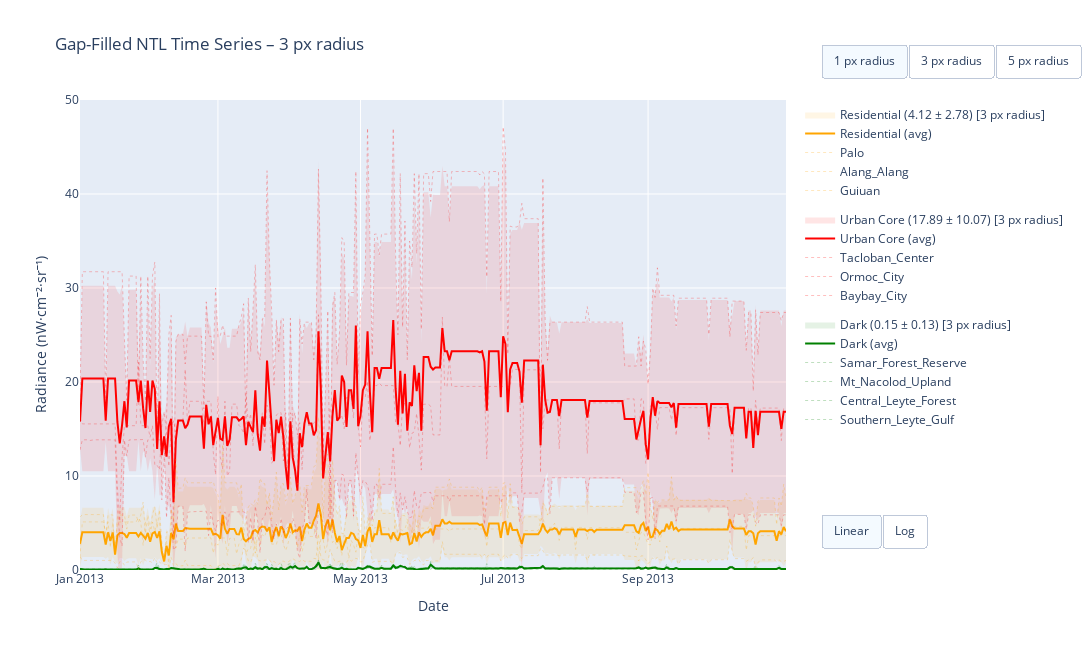

The cell this chart's notebook holds for it:
### Code cell
# Prep
df['date'] = pd.to_datetime(df['date'])
df = df.sort_values(['date', 'location'])

# Define POIs and groups
poi_data = [
    {'name': 'Tacloban_Center',       'group': 'Urban Core'},
    {'name': 'Ormoc_City',            'group': 'Urban Core'},
    {'name': 'Baybay_City',           'group': 'Urban Core'},
    {'name': 'Palo',                  'group': 'Residential'},
    {'name': 'Alang_Alang',           'group': 'Residential'},
    {'name': 'Guiuan',                'group': 'Residential'},
    {'name': 'Samar_Forest_Reserve',  'group': 'Dark'},
    {'name': 'Mt_Nacolod_Upland',     'group': 'Dark'},
    {'name': 'Central_Leyte_Forest',  'group': 'Dark'},
    {'name': 'Southern_Leyte_Gulf',   'group': 'Dark'},
]
group_map = {poi['name']: poi['group'] for poi in poi_data}
df['group'] = df['location'].map(group_map)

# Label map
extent_label_map = {
    '1x1': '1 px radius',
    '3x3': '3 px radius',
    '5x5': '5 px radius'
}

# Colors
group_colors = {
    'Urban Core': 'red',
    'Residential': 'orange',
    'Dark': 'green'
}
group_fill = {
    'Urban Core': 'rgba(255,0,0,0.1)',
    'Residential': 'rgba(255,165,0,0.1)',
    'Dark': 'rgba(0,128,0,0.1)'
}

# Init
fig = make_subplots(rows=1, cols=1)
visibility_map = {'1x1': [], '3x3': [], '5x5': []}

# Build traces per extent
for extent in ['1x1', '3x3', '5x5']:
    df_e = df[df['extent'] == extent]
    if df_e.empty:
        continue

    # Compute group mean ± std
    group_stats = df_e.groupby(['date', 'group'])['Gap_mean'].agg(['mean', 'std']).reset_index()
    group_stats.rename(columns={'mean': 'group_mean', 'std': 'group_std'}, inplace=True)

    for group in df_e['group'].unique():
        gdf = group_stats[group_stats['group'] == group]
        color = group_colors[group]

        # Overall mean ± std for legend
        overall_mean = df_e[df_e['group'] == group]['Gap_mean'].mean()
        overall_std = df_e[df_e['group'] == group]['Gap_mean'].std()
        extent_label = extent_label_map[extent]
        legend_name = f"{group} ({overall_mean:.2f} ± {overall_std:.2f})"

        # STD shaded fill
        fig.add_trace(go.Scatter(
            x=pd.concat([gdf['date'], gdf['date'][::-1]]),
            y=pd.concat([gdf['group_mean'] + gdf['group_std'],
                         (gdf['group_mean'] - gdf['group_std'])[::-1]]),
            fill='toself',
            fillcolor=group_fill[group],
            line=dict(color='rgba(255,255,255,0)'),
            name=f"{group} ({overall_mean:.2f} ± {overall_std:.2f}) [{extent_label}]",
            legendgroup=f'{extent}_{group}',
            showlegend=True,
            visible=(extent == '3x3')
        ))
        visibility_map[extent].append(len(fig.data) - 1)

        # Mean line
        fig.add_trace(go.Scatter(
            x=gdf['date'],
            y=gdf['group_mean'],
            mode='lines',
            name = f"{group} (avg)",
            line=dict(color=color, width=2),
            legendgroup=f'{extent}_{group}',
            showlegend=True,
            visible=(extent == '3x3')
        ))
        visibility_map[extent].append(len(fig.data) - 1)

    # Add faint POIs
    for poi in poi_data:
        loc = poi['name']
        group = poi['group']
        color = group_colors[group]
        df_loc = df_e[df_e['location'] == loc]
        if df_loc.empty:
            continue
        fig.add_trace(go.Scatter(
            x=df_loc['date'],
            y=df_loc['Gap_mean'],
            mode='lines',
            name=f'{loc}',
            line=dict(color=color, width=1, dash='dot'),
            opacity=0.25,
            legendgroup=f'{extent}_{group}',
            showlegend=True,
            visible=(extent == '3x3')
        ))
        visibility_map[extent].append(len(fig.data) - 1)

# Buttons for extent toggle (updates visibility + title)
extent_buttons = []
for extent in ['1x1', '3x3', '5x5']:
    vis = [False] * len(fig.data)
    for i in visibility_map[extent]:
        vis[i] = True
    extent_buttons.append(dict(
        label=extent_label_map[extent],
        method="update",
        args=[
            {"visible": vis},
            {
                "title": f"Gap-Filled NTL Time Series – {extent_label_map[extent]}",
                "yaxis.range": [0, 50],
                "yaxis.title": "Radiance (nW·cm⁻²·sr⁻¹)",
                "xaxis.title": "Date"
            }
        ]
    ))

# Y-axis scale buttons
scale_buttons = [
    dict(label="Linear", method="relayout", args=[{"yaxis.type": "linear"}]),
    dict(label="Log", method="relayout", args=[{"yaxis.type": "log"}])
]

# Final layout
fig.update_layout(
    title=f"Gap-Filled NTL Time Series – {extent_label_map['3x3']}",
    xaxis_title="Date",
    yaxis_title="Radiance (nW·cm⁻²·sr⁻¹)",
    yaxis=dict(range=[0, 50]),
    height=650,
    width=1200,
    paper_bgcolor='rgba(0,0,0,0)', # transparent background 
    # plot_bgcolor='rgba(0,0,0,0)', # transparent plot area,    
    updatemenus=[
        dict(
            type="buttons",
            direction="right",
            buttons=extent_buttons,
            showactive=True,
            x=1.05, y=1.12,
            xanchor="left", yanchor="top"
        ),
        dict(
            type="buttons",
            direction="right",
            buttons=scale_buttons,
            showactive=True,
            x=1.05, y=0.12,
            xanchor="left", yanchor="top"
        )
    ]
)
# fig.write_image("../Images/POI_NTL_per_pixel_radius.png", scale=2)
fig.show()

### Figure 1 — Plotly figure (JSON) as saved in the notebook; plotly's stock layout.template omitted (floating-point values rounded to 4 significant figures; data arrays with more than 128 entries replaced by an {"elided": "..."} marker saying what was removed)
{"data": [{"fill": "toself", "fillcolor": "rgba(255,165,0,0.1)", "legendgroup": "1x1_Residential", "line": {"color": "rgba(255,255,255,0)"}, "name": "Residential (5.46 ± 3.25) [1 px radius]", "showlegend": true, "type": "scatter", "visible": false, "x": {"elided": "606 str values"}, "y": {"elided": "606 float values"}}, {"legendgroup": "1x1_Residential", "line": {"color": "orange", "width": 2}, "mode": "lines", "name": "Residential (avg)", "showlegend": true, "type": "scatter", "visible": false, "x": {"elided": "303 str values"}, "y": {"elided": "303 float values"}}, {"fill": "toself", "fillcolor": "rgba(255,0,0,0.1)", "legendgroup": "1x1_Urban Core", "line": {"color": "rgba(255,255,255,0)"}, "name": "Urban Core (21.12 ± 11.60) [1 px radius]", "showlegend": true, "type": "scatter", "visible": false, "x": {"elided": "606 str values"}, "y": {"elided": "606 float values"}}, {"legendgroup": "1x1_Urban Core", "line": {"color": "red", "width": 2}, "mode": "lines", "name": "Urban Core (avg)", "showlegend": true, "type": "scatter", "visible": false, "x": {"elided": "303 str values"}, "y": {"elided": "303 float values"}}, {"fill": "toself", "fillcolor": "rgba(0,128,0,0.1)", "legendgroup": "1x1_Dark", "line": {"color": "rgba(255,255,255,0)"}, "name": "Dark (0.15 ± 0.15) [1 px radius]", "showlegend": true, "type": "scatter", "visible": false, "x": {"elided": "606 str values"}, "y": {"elided": "606 float values"}}, {"legendgroup": "1x1_Dark", "line": {"color": "green", "width": 2}, "mode": "lines", "name": "Dark (avg)", "showlegend": true, "type": "scatter", "visible": false, "x": {"elided": "303 str values"}, "y": {"elided": "303 float values"}}, {"legendgroup": "1x1_Urban Core", "line": {"color": "red", "dash": "dot", "width": 1}, "mode": "lines", "name": "Tacloban_Center", "opacity": 0.25, "showlegend": true, "type": "scatter", "visible": false, "x": {"elided": "303 str values"}, "y": {"elided": "303 float values"}}, {"legendgroup": "1x1_Urban Core", "line": {"color": "red", "dash": "dot", "width": 1}, "mode": "lines", "name": "Ormoc_City", "opacity": 0.25, "showlegend": true, "type": "scatter", "visible": false, "x": {"elided": "303 str values"}, "y": {"elided": "303 float values"}}, {"legendgroup": "1x1_Urban Core", "line": {"color": "red", "dash": "dot", "width": 1}, "mode": "lines", "name": "Baybay_City", "opacity": 0.25, "showlegend": true, "type": "scatter", "visible": false, "x": {"elided": "303 str values"}, "y": {"elided": "303 float values"}}, {"legendgroup": "1x1_Residential", "line": {"color": "orange", "dash": "dot", "width": 1}, "mode": "lines", "name": "Palo", "opacity": 0.25, "showlegend": true, "type": "scatter", "visible": false, "x": {"elided": "303 str values"}, "y": {"elided": "303 float values"}}, {"legendgroup": "1x1_Residential", "line": {"color": "orange", "dash": "dot", "width": 1}, "mode": "lines", "name": "Alang_Alang", "opacity": 0.25, "showlegend": true, "type": "scatter", "visible": false, "x": {"elided": "303 str values"}, "y": {"elided": "303 float values"}}, {"legendgroup": "1x1_Residential", "line": {"color": "orange", "dash": "dot", "width": 1}, "mode": "lines", "name": "Guiuan", "opacity": 0.25, "showlegend": true, "type": "scatter", "visible": false, "x": {"elided": "303 str values"}, "y": {"elided": "303 float values"}}, {"legendgroup": "1x1_Dark", "line": {"color": "green", "dash": "dot", "width": 1}, "mode": "lines", "name": "Samar_Forest_Reserve", "opacity": 0.25, "showlegend": true, "type": "scatter", "visible": false, "x": {"elided": "303 str values"}, "y": {"elided": "303 float values"}}, {"legendgroup": "1x1_Dark", "line": {"color": "green", "dash": "dot", "width": 1}, "mode": "lines", "name": "Mt_Nacolod_Upland", "opacity": 0.25, "showlegend": true, "type": "scatter", "visible": false, "x": {"elided": "303 str values"}, "y": {"elided": "303 float values"}}, {"legendgroup": "1x1_Dark", "line": {"color": "green", "dash": "dot", "width": 1}, "mode": "lines", "name": "Central_Leyte_Forest", "opacity": 0.25, "showlegend": true, "type": "scatter", "visible": false, "x": {"elided": "303 str values"}, "y": {"elided": "303 float values"}}, {"legendgroup": "1x1_Dark", "line": {"color": "green", "dash": "dot", "width": 1}, "mode": "lines", "name": "Southern_Leyte_Gulf", "opacity": 0.25, "showlegend": true, "type": "scatter", "visible": false, "x": {"elided": "303 str values"}, "y": {"elided": "303 float values"}}, {"fill": "toself", "fillcolor": "rgba(255,165,0,0.1)", "legendgroup": "3x3_Residential", "line": {"color": "rgba(255,255,255,0)"}, "name": "Residential (4.12 ± 2.78) [3 px radius]", "showlegend": true, "type": "scatter", "visible": true, "x": {"elided": "606 str values"}, "y": {"elided": "606 float values"}}, {"legendgroup": "3x3_Residential", "line": {"color": "orange", "width": 2}, "mode": "lines", "name": "Residential (avg)", "showlegend": true, "type": "scatter", "visible": true, "x": {"elided": "303 str values"}, "y": {"elided": "303 float values"}}, {"fill": "toself", "fillcolor": "rgba(255,0,0,0.1)", "legendgroup": "3x3_Urban Core", "line": {"color": "rgba(255,255,255,0)"}, "name": "Urban Core (17.89 ± 10.07) [3 px radius]", "showlegend": true, "type": "scatter", "visible": true, "x": {"elided": "606 str values"}, "y": {"elided": "606 float values"}}, {"legendgroup": "3x3_Urban Core", "line": {"color": "red", "width": 2}, "mode": "lines", "name": "Urban Core (avg)", "showlegend": true, "type": "scatter", "visible": true, "x": {"elided": "303 str values"}, "y": {"elided": "303 float values"}}, {"fill": "toself", "fillcolor": "rgba(0,128,0,0.1)", "legendgroup": "3x3_Dark", "line": {"color": "rgba(255,255,255,0)"}, "name": "Dark (0.15 ± 0.13) [3 px radius]", "showlegend": true, "type": "scatter", "visible": true, "x": {"elided": "606 str values"}, "y": {"elided": "606 float values"}}, {"legendgroup": "3x3_Dark", "line": {"color": "green", "width": 2}, "mode": "lines", "name": "Dark (avg)", "showlegend": true, "type": "scatter", "visible": true, "x": {"elided": "303 str values"}, "y": {"elided": "303 float values"}}, {"legendgroup": "3x3_Urban Core", "line": {"color": "red", "dash": "dot", "width": 1}, "mode": "lines", "name": "Tacloban_Center", "opacity": 0.25, "showlegend": true, "type": "scatter", "visible": true, "x": {"elided": "303 str values"}, "y": {"elided": "303 float values"}}, {"legendgroup": "3x3_Urban Core", "line": {"color": "red", "dash": "dot", "width": 1}, "mode": "lines", "name": "Ormoc_City", "opacity": 0.25, "showlegend": true, "type": "scatter", "visible": true, "x": {"elided": "303 str values"}, "y": {"elided": "303 float values"}}, {"legendgroup": "3x3_Urban Core", "line": {"color": "red", "dash": "dot", "width": 1}, "mode": "lines", "name": "Baybay_City", "opacity": 0.25, "showlegend": true, "type": "scatter", "visible": true, "x": {"elided": "303 str values"}, "y": {"elided": "303 float values"}}, {"legendgroup": "3x3_Residential", "line": {"color": "orange", "dash": "dot", "width": 1}, "mode": "lines", "name": "Palo", "opacity": 0.25, "showlegend": true, "type": "scatter", "visible": true, "x": {"elided": "303 str values"}, "y": {"elided": "303 float values"}}, {"legendgroup": "3x3_Residential", "line": {"color": "orange", "dash": "dot", "width": 1}, "mode": "lines", "name": "Alang_Alang", "opacity": 0.25, "showlegend": true, "type": "scatter", "visible": true, "x": {"elided": "303 str values"}, "y": {"elided": "303 float values"}}, {"legendgroup": "3x3_Residential", "line": {"color": "orange", "dash": "dot", "width": 1}, "mode": "lines", "name": "Guiuan", "opacity": 0.25, "showlegend": true, "type": "scatter", "visible": true, "x": {"elided": "303 str values"}, "y": {"elided": "303 float values"}}, {"legendgroup": "3x3_Dark", "line": {"color": "green", "dash": "dot", "width": 1}, "mode": "lines", "name": "Samar_Forest_Reserve", "opacity": 0.25, "showlegend": true, "type": "scatter", "visible": true, "x": {"elided": "303 str values"}, "y": {"elided": "303 float values"}}, {"legendgroup": "3x3_Dark", "line": {"color": "green", "dash": "dot", "width": 1}, "mode": "lines", "name": "Mt_Nacolod_Upland", "opacity": 0.25, "showlegend": true, "type": "scatter", "visible": true, "x": {"elided": "303 str values"}, "y": {"elided": "303 float values"}}, {"legendgroup": "3x3_Dark", "line": {"color": "green", "dash": "dot", "width": 1}, "mode": "lines", "name": "Central_Leyte_Forest", "opacity": 0.25, "showlegend": true, "type": "scatter", "visible": true, "x": {"elided": "303 str values"}, "y": {"elided": "303 float values"}}, {"legendgroup": "3x3_Dark", "line": {"color": "green", "dash": "dot", "width": 1}, "mode": "lines", "name": "Southern_Leyte_Gulf", "opacity": 0.25, "showlegend": true, "type": "scatter", "visible": true, "x": {"elided": "303 str values"}, "y": {"elided": "303 float values"}}, {"fill": "toself", "fillcolor": "rgba(255,165,0,0.1)", "legendgroup": "5x5_Residential", "line": {"color": "rgba(255,255,255,0)"}, "name": "Residential (2.64 ± 1.87) [5 px radius]", "showlegend": true, "type": "scatter", "visible": false, "x": {"elided": "606 str values"}, "y": {"elided": "606 float values"}}, {"legendgroup": "5x5_Residential", "line": {"color": "orange", "width": 2}, "mode": "lines", "name": "Residential (avg)", "showlegend": true, "type": "scatter", "visible": false, "x": {"elided": "303 str values"}, "y": {"elided": "303 float values"}}, {"fill": "toself", "fillcolor": "rgba(255,0,0,0.1)", "legendgroup": "5x5_Urban Core", "line": {"color": "rgba(255,255,255,0)"}, "name": "Urban Core (12.89 ± 8.10) [5 px radius]", "showlegend": true, "type": "scatter", "visible": false, "x": {"elided": "606 str values"}, "y": {"elided": "606 float values"}}, {"legendgroup": "5x5_Urban Core", "line": {"color": "red", "width": 2}, "mode": "lines", "name": "Urban Core (avg)", "showlegend": true, "type": "scatter", "visible": false, "x": {"elided": "303 str values"}, "y": {"elided": "303 float values"}}, {"fill": "toself", "fillcolor": "rgba(0,128,0,0.1)", "legendgroup": "5x5_Dark", "line": {"color": "rgba(255,255,255,0)"}, "name": "Dark (0.15 ± 0.13) [5 px radius]", "showlegend": true, "type": "scatter", "visible": false, "x": {"elided": "606 str values"}, "y": {"elided": "606 float values"}}, {"legendgroup": "5x5_Dark", "line": {"color": "green", "width": 2}, "mode": "lines", "name": "Dark (avg)", "showlegend": true, "type": "scatter", "visible": false, "x": {"elided": "303 str values"}, "y": {"elided": "303 float values"}}, {"legendgroup": "5x5_Urban Core", "line": {"color": "red", "dash": "dot", "width": 1}, "mode": "lines", "name": "Tacloban_Center", "opacity": 0.25, "showlegend": true, "type": "scatter", "visible": false, "x": {"elided": "303 str values"}, "y": {"elided": "303 float values"}}, {"legendgroup": "5x5_Urban Core", "line": {"color": "red", "dash": "dot", "width": 1}, "mode": "lines", "name": "Ormoc_City", "opacity": 0.25, "showlegend": true, "type": "scatter", "visible": false, "x": {"elided": "303 str values"}, "y": {"elided": "303 float values"}}, {"legendgroup": "5x5_Urban Core", "line": {"color": "red", "dash": "dot", "width": 1}, "mode": "lines", "name": "Baybay_City", "opacity": 0.25, "showlegend": true, "type": "scatter", "visible": false, "x": {"elided": "303 str values"}, "y": {"elided": "303 float values"}}, {"legendgroup": "5x5_Residential", "line": {"color": "orange", "dash": "dot", "width": 1}, "mode": "lines", "name": "Palo", "opacity": 0.25, "showlegend": true, "type": "scatter", "visible": false, "x": {"elided": "303 str values"}, "y": {"elided": "303 float values"}}, {"legendgroup": "5x5_Residential", "line": {"color": "orange", "dash": "dot", "width": 1}, "mode": "lines", "name": "Alang_Alang", "opacity": 0.25, "showlegend": true, "type": "scatter", "visible": false, "x": {"elided": "303 str values"}, "y": {"elided": "303 float values"}}, {"legendgroup": "5x5_Residential", "line": {"color": "orange", "dash": "dot", "width": 1}, "mode": "lines", "name": "Guiuan", "opacity": 0.25, "showlegend": true, "type": "scatter", "visible": false, "x": {"elided": "303 str values"}, "y": {"elided": "303 float values"}}, {"legendgroup": "5x5_Dark", "line": {"color": "green", "dash": "dot", "width": 1}, "mode": "lines", "name": "Samar_Forest_Reserve", "opacity": 0.25, "showlegend": true, "type": "scatter", "visible": false, "x": {"elided": "303 str values"}, "y": {"elided": "303 float values"}}, {"legendgroup": "5x5_Dark", "line": {"color": "green", "dash": "dot", "width": 1}, "mode": "lines", "name": "Mt_Nacolod_Upland", "opacity": 0.25, "showlegend": true, "type": "scatter", "visible": false, "x": {"elided": "303 str values"}, "y": {"elided": "303 float values"}}, {"legendgroup": "5x5_Dark", "line": {"color": "green", "dash": "dot", "width": 1}, "mode": "lines", "name": "Central_Leyte_Forest", "opacity": 0.25, "showlegend": true, "type": "scatter", "visible": false, "x": {"elided": "303 str values"}, "y": {"elided": "303 float values"}}, {"legendgroup": "5x5_Dark", "line": {"color": "green", "dash": "dot", "width": 1}, "mode": "lines", "name": "Southern_Leyte_Gulf", "opacity": 0.25, "showlegend": true, "type": "scatter", "visible": false, "x": {"elided": "303 str values"}, "y": {"elided": "303 float values"}}], "layout": {"height": 650, "paper_bgcolor": "rgba(0,0,0,0)", "title": {"text": "Gap-Filled NTL Time Series – 3 px radius"}, "updatemenus": [{"buttons": [{"args": [{"visible": [true, true, true, true, true, true, true, true, true, true, true, true, true, true, true, true, false, false, false, false, false, false, false, false, false, false, false, false, false, false, false, false, false, false, false, false, false, false, false, false, false, false, false, false, false, false, false, false]}, {"title": "Gap-Filled NTL Time Series – 1 px radius", "xaxis.title": "Date", "yaxis.range": [0, 50], "yaxis.title": "Radiance (nW·cm⁻²·sr⁻¹)"}], "label": "1 px radius", "method": "update"}, {"args": [{"visible": [false, false, false, false, false, false, false, false, false, false, false, false, false, false, false, false, true, true, true, true, true, true, true, true, true, true, true, true, true, true, true, true, false, false, false, false, false, false, false, false, false, false, false, false, false, false, false, false]}, {"title": "Gap-Filled NTL Time Series – 3 px radius", "xaxis.title": "Date", "yaxis.range": [0, 50], "yaxis.title": "Radiance (nW·cm⁻²·sr⁻¹)"}], "label": "3 px radius", "method": "update"}, {"args": [{"visible": [false, false, false, false, false, false, false, false, false, false, false, false, false, false, false, false, false, false, false, false, false, false, false, false, false, false, false, false, false, false, false, false, true, true, true, true, true, true, true, true, true, true, true, true, true, true, true, true]}, {"title": "Gap-Filled NTL Time Series – 5 px radius", "xaxis.title": "Date", "yaxis.range": [0, 50], "yaxis.title": "Radiance (nW·cm⁻²·sr⁻¹)"}], "label": "5 px radius", "method": "update"}], "direction": "right", "showactive": true, "type": "buttons", "x": 1.05, "xanchor": "left", "y": 1.12, "yanchor": "top"}, {"buttons": [{"args": [{"yaxis.type": "linear"}], "label": "Linear", "method": "relayout"}, {"args": [{"yaxis.type": "log"}], "label": "Log", "method": "relayout"}], "direction": "right", "showactive": true, "type": "buttons", "x": 1.05, "xanchor": "left", "y": 0.12, "yanchor": "top"}], "width": 1200, "xaxis": {"anchor": "y", "domain": [0, 1], "title": {"text": "Date"}}, "yaxis": {"anchor": "x", "domain": [0, 1], "range": [0, 50], "title": {"text": "Radiance (nW·cm⁻²·sr⁻¹)"}}}}
